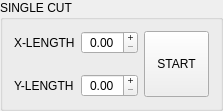
               <widget class="MkGroupBox" name="groupbox_12">
                <property name="sizePolicy">
                 <sizepolicy hsizetype="Expanding" vsizetype="Minimum">
                  <horstretch>0</horstretch>
                  <verstretch>0</verstretch>
                 </sizepolicy>
                </property>
                <property name="title">
                 <string>SINGLE CUT</string>
                </property>
                <layout class="QGridLayout" name="gridLayout_12">
                 <property name="verticalSpacing">
                  <number>20</number>
                 </property>
                 <item row="0" column="0">
                  <widget class="QLabel" name="label_6">
                   <property name="text">
                    <string>X-LENGTH</string>
                   </property>
                  </widget>
                 </item>
                 <item row="0" column="1">
                  <widget class="QDoubleSpinBox" name="doubleSpinBox_3">
                   <property name="alignment">
                    <set>Qt::AlignCenter</set>
                   </property>
                   <property name="buttonSymbols">
                    <enum>QAbstractSpinBox::PlusMinus</enum>
                   </property>
                  </widget>
                 </item>
                 <item row="1" column="0">
                  <widget class="QLabel" name="label_12">
                   <property name="text">
                    <string>Y-LENGTH</string>
                   </property>
                  </widget>
                 </item>
                 <item row="1" column="1">
                  <widget class="QDoubleSpinBox" name="doubleSpinBox_4">
                   <property name="alignment">
                    <set>Qt::AlignCenter</set>
                   </property>
                   <property name="buttonSymbols">
                    <enum>QAbstractSpinBox::PlusMinus</enum>
                   </property>
                  </widget>
                 </item>
                 <item row="0" column="2" rowspan="2">
                  <widget class="QPushButton" name="pushButton_10">
                   <property name="sizePolicy">
                    <sizepolicy hsizetype="Fixed" vsizetype="Preferred">
                     <horstretch>0</horstretch>
                     <verstretch>0</verstretch>
                    </sizepolicy>
                   </property>
                   <property name="minimumSize">
                    <size>
                     <width>34</width>
                     <height>44</height>
                    </size>
                   </property>
                   <property name="maximumSize">
                    <size>
                     <width>65</width>
                     <height>16777215</height>
                    </size>
                   </property>
                   <property name="text">
                    <string>START</string>
                   </property>
                  </widget>
                 </item>
                </layout>
               </widget>
